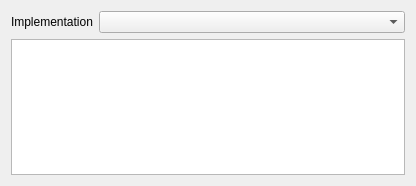
<?xml version="1.0" encoding="UTF-8"?>
<ui version="4.0">
 <class>sf::PaletteServerPropertyPage</class>
 <widget class="sf::PropertyPage" name="sf::PaletteServerPropertyPage">
  <property name="geometry">
   <rect>
    <x>0</x>
    <y>0</y>
    <width>416</width>
    <height>186</height>
   </rect>
  </property>
  <property name="windowTitle">
   <string>PaletteServerPropertyPage</string>
  </property>
  <layout class="QFormLayout" name="formLayout">
   <item row="0" column="0">
    <widget class="QLabel" name="lblImplementationName">
     <property name="text">
      <string>Implementation</string>
     </property>
     <property name="buddy">
      <cstring>cbImplementationName</cstring>
     </property>
    </widget>
   </item>
   <item row="0" column="1">
    <widget class="QComboBox" name="cbImplementationName"/>
   </item>
   <item row="1" column="0" colspan="2">
    <widget class="QTreeView" name="tvProperties"/>
   </item>
  </layout>
 </widget>
 <customwidgets>
  <customwidget>
   <class>sf::PropertyPage</class>
   <extends>QWidget</extends>
   <header>misc/qt/PropertyPage.h</header>
   <container>1</container>
  </customwidget>
 </customwidgets>
 <resources/>
 <connections/>
</ui>
